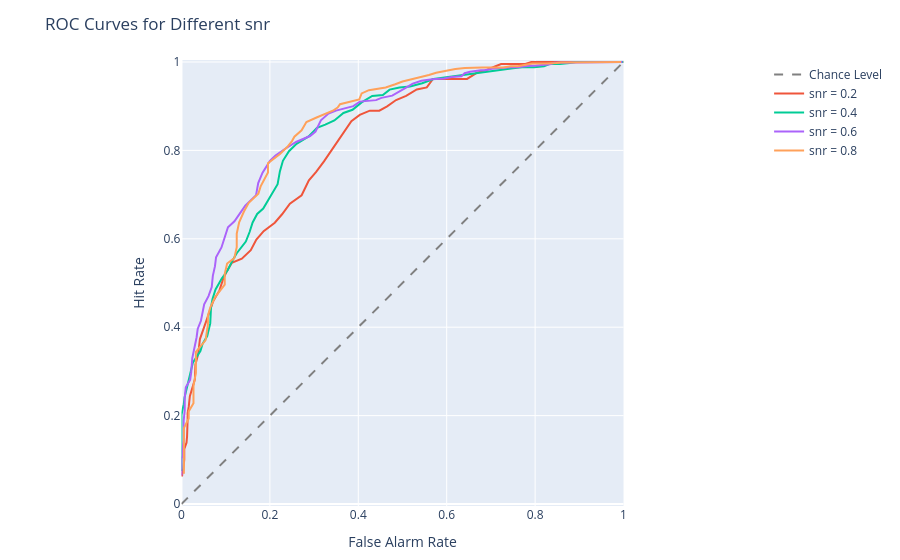

The notebook cell saved with this chart:
### Code cell
using Distributions
using PlotlyJS

# --- Signal Detection Theory Simulation (Multiple d') ---

# 1. Parameters
dPrime = 1.5  # Range of sensitivities
criteria = range(-3, 3, length=100)  # Range of criteria for ROC
snrs = [0.2, 0.4, 0.6, 0.8]

# 2. Distributions
dist_noise = Normal(0, 1)  # Noise distribution

# --- ROC Analysis and Visualization ---

plt = PlotlyJS.plot(Layout(
    xaxis_title="False Alarm Rate",
    yaxis_title="Hit Rate",
    title="ROC Curves for Different snr",
    xaxis_range=[0, 1],
    yaxis_range=[0, 1],
    xaxis_constrain="domain",  # Ensure the x-axis stays within the plot area
    yaxis=attr(scaleanchor="x",  # Link y-axis scaling to x-axis
                 scaleratio=1),    # Maintain 1:1 aspect ratio
 ))

# Add diagonal reference line
PlotlyJS.add_trace!(plt, PlotlyJS.scatter(x=[0, 1], y=[0, 1], mode="lines", line=attr(color="gray", dash="dash"), name="Chance Level"))

for snr in snrs
    dist_signal = Normal(dPrime, 1)  # Signal + noise distribution

    # 3. Generate trials (for each d')
    nTrials = 1000
    signalPresent = rand(Bernoulli(snr), nTrials)
    stimuli = signalPresent .* rand(dist_signal, nTrials) + (1 .- signalPresent) .* rand(dist_noise, nTrials)

    # 4. ROC Calculation
    hitRates = zeros(length(criteria))
    falseAlarmRates = zeros(length(criteria))

    for (i, criterion) in enumerate(criteria)
        responses = stimuli .> criterion
        hits = sum(signalPresent .* responses)
        falseAlarms = sum((1 .- signalPresent) .* responses)
        hitRates[i] = hits / sum(signalPresent)
        falseAlarmRates[i] = falseAlarms / sum(.!signalPresent)
    end

    # 5. Add ROC Curve to Plot
    PlotlyJS.add_trace!(plt, PlotlyJS.scatter(x=falseAlarmRates, y=hitRates, mode="lines", name="snr = $snr"))
end

# Display the plot
display(plt)
